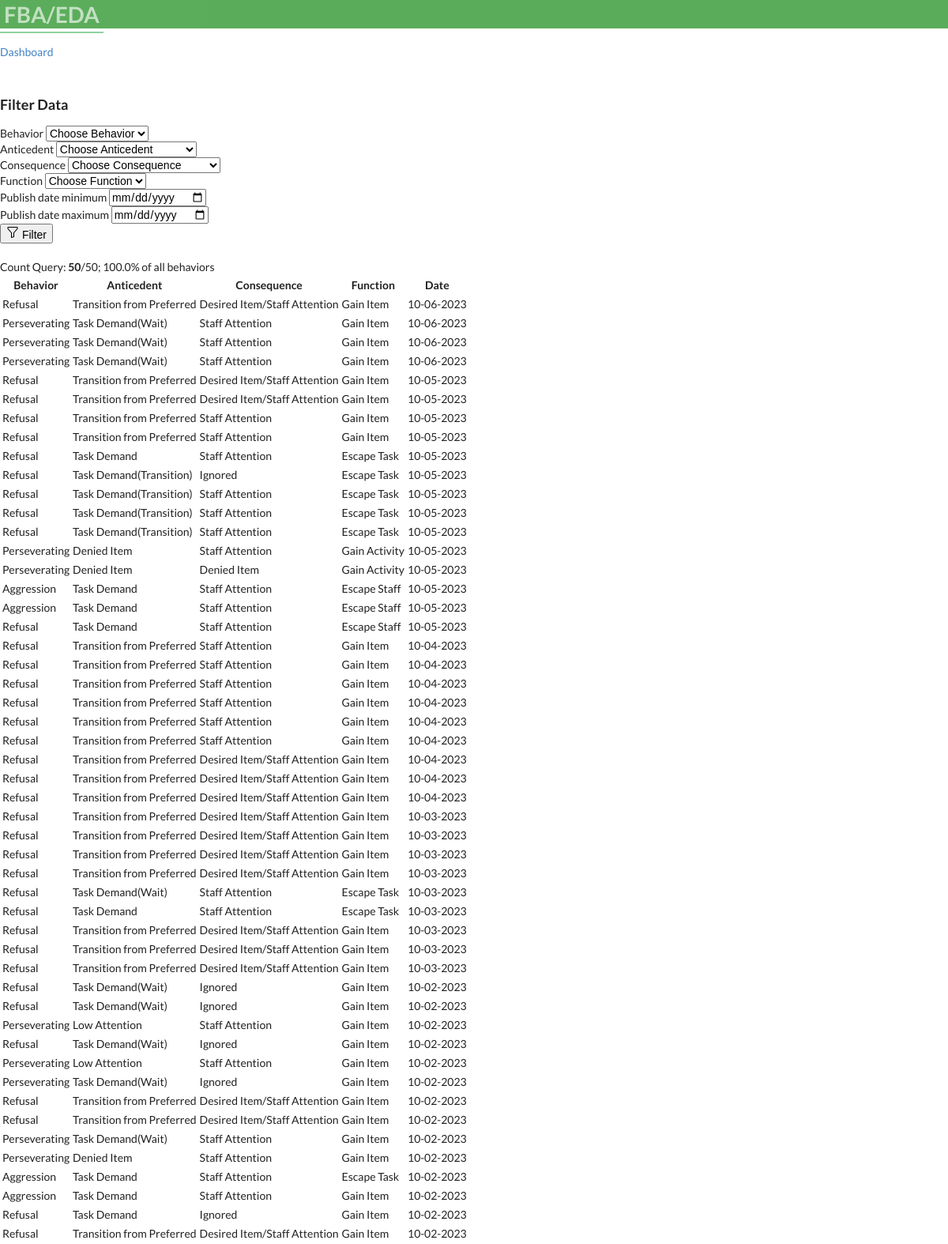
Page /filter_data/2/ on the earlier database version.
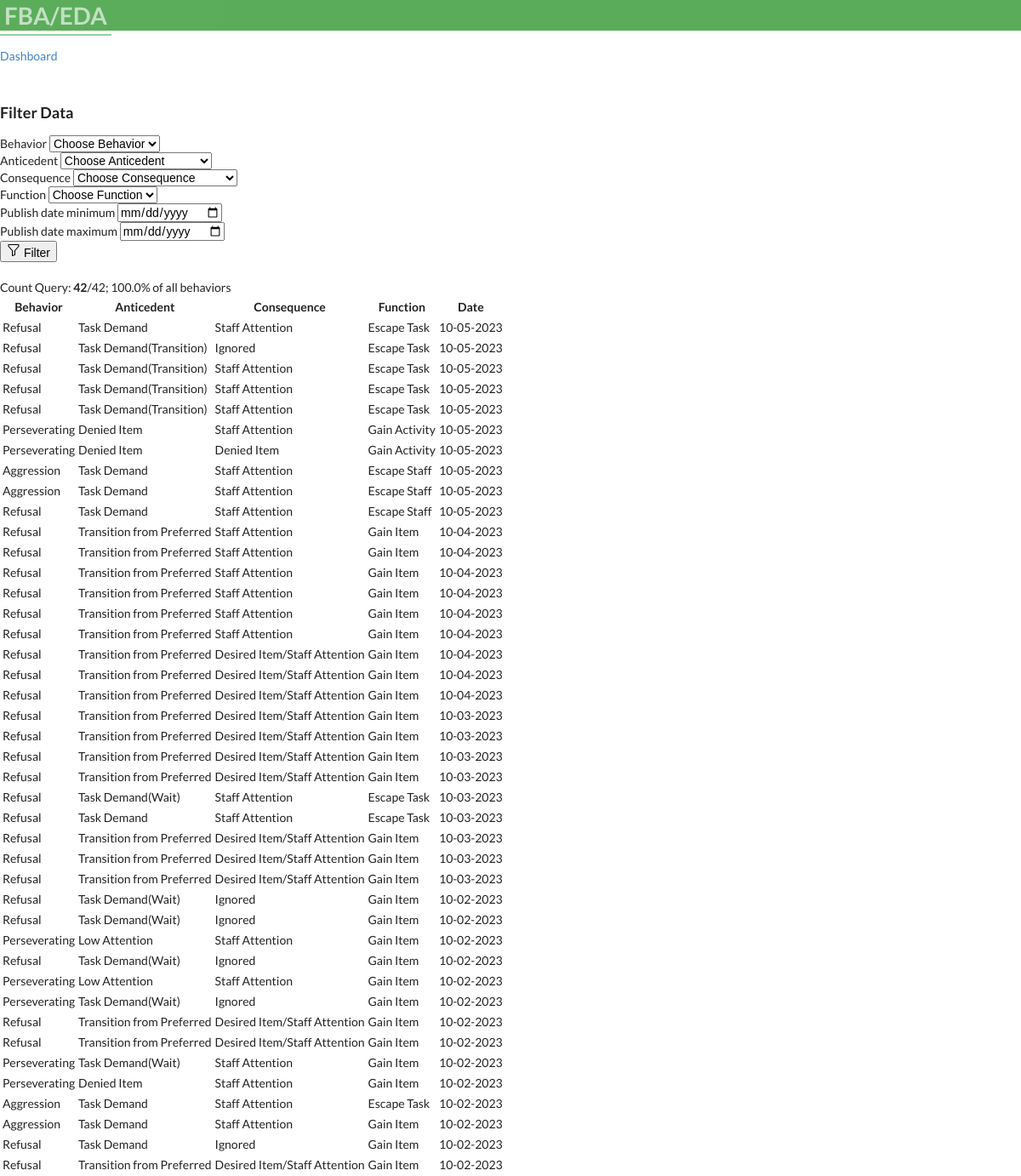
Same page on the later database version.
### bip/models.py (models this page shows, shortened)
class Case(models.Model):
        student= models.ForeignKey(Student,on_delete=models.CASCADE)
        behavior = models.ForeignKey(Behavior, on_delete=models.CASCADE)
        user = models.ForeignKey(User, on_delete=models.CASCADE, default=None)
        anticedent = models.ForeignKey(Anticedent,on_delete=models.CASCADE, verbose_name='Antecedent')
        function = models.ForeignKey(Function,on_delete=models.CASCADE)
        consequence = models.ForeignKey(Consequence,on_delete=models.CASCADE)
        enviroment = models.ForeignKey(Enviroment,on_delete=models.CASCADE, null=True, blank=True, verbose_name='Setting')
        date_created = models.DateField(null=True, blank=True, default=timezone.now)
        duration = models.PositiveIntegerField(null=True, blank=True, verbose_name='Duration')
        time = models.TimeField(null=True, blank=True)
        frequency = models.PositiveIntegerField(null=True, blank=True,  default=1, verbose_name='Frequency')
        class Meta:
            ordering = ['-date_created']

class Behavior(models.Model):
        behaviorincident = models.CharField(max_length=30,verbose_name= 'Behavior')
        behavior_definition = models.CharField(null=True, blank=True, max_length=1000,verbose_name= 'Behavior Definition')
        student= models.ForeignKey(Student,on_delete=models.CASCADE)
        user = models.ForeignKey(User, on_delete=models.CASCADE,  default=None)
        def __str__(self):
          return self.behaviorincident

class Anticedent(models.Model):
        anticedentincident = models.CharField(max_length=50,verbose_name= 'Anticedent', null=True, blank=True)
        student= models.ForeignKey(Student,on_delete=models.CASCADE)
        anticedent_definition = models.CharField(null=True, blank=True, max_length=1000)
        user = models.ForeignKey(User, on_delete=models.CASCADE,  default=None)
        def __str__(self):
          return self.anticedentincident

class Consequence(models.Model):
        behaviorconsequence = models.CharField(max_length=30, null=True, blank=True,verbose_name= 'Consequence')
        student= models.ForeignKey(Student,on_delete=models.CASCADE)
        user = models.ForeignKey(User, on_delete=models.CASCADE,  default=None)
        def __str__(self):
          return self.behaviorconsequence

class Function(models.Model):
        behaviorfunction = models.CharField(max_length=30, null=True, blank=True,verbose_name= 'Function')
        student= models.ForeignKey(Student,on_delete=models.CASCADE)
        user = models.ForeignKey(User, on_delete=models.CASCADE,  default=None)
        def __str__(self):
          return self.behaviorfunction

### bip/views.py (the view)
# urls.py: path('filter_data/<pk>/', views.filter_data, name='filter_data'),
def filter_data(request, pk):
    student = get_object_or_404(Student, pk=pk)
    student_cases = student.case_set.all()
    behavior_query = request.GET.get('behavior')
    anticedent_query = request.GET.get('anticedent')
    consequence_query = request.GET.get('consequence')
    function_query = request.GET.get('function')
    date_min = request.GET.get('date_min')
    date_max = request.GET.get('date_max')
    qs = student_cases
    if is_valid_queryparam(behavior_query) and behavior_query != 'Choose Behavior':
        qs = qs.filter(Q(behavior__behaviorincident=behavior_query))
    if is_valid_queryparam(anticedent_query) and anticedent_query != 'Choose Anticedent':
        qs = qs.filter(Q(anticedent__anticedentincident=anticedent_query))
    if is_valid_queryparam(consequence_query) and consequence_query != 'Choose Consequence':
        qs = qs.filter(Q(consequence__behaviorconsequence=consequence_query))
    if is_valid_queryparam(function_query) and function_query != 'Choose Function':
        qs = qs.filter(Q(function__behaviorfunction=function_query))
    if is_valid_queryparam(date_min):
        qs = qs.filter(Q(date_created__gte=date_min))
    if is_valid_queryparam(date_max):
        qs = qs.filter(Q(date_created__lt=date_max))
    qs_count = qs.count()
    total_beh = student_cases.count()
    beh_devide = (qs_count / total_beh) * 100 if total_beh else None
    context = {
        'queryset': qs,
        'student_cases': student_cases,
        'behaviorset': student.behavior_set.all(),
        'anticedentset': student.anticedent_set.all(),
        'functionset': student.function_set.all(),
        'consequenceset': student.consequence_set.all(),
        'case': Case.objects.all(),
        'qs_count': qs_count,
        'student': student,
        'values': request.GET,
        'total_beh': total_beh,
        'beh_devide': beh_devide
    }
    return render(request, 'bip/filter_data.html', context)

### bip/context_processors.py (called while the page is built)
def user_context(request):
    user = get_user(request)
    return {'user': user}

### bip/views.py (called while the page is built)
def is_valid_queryparam(param):
    return param != '' and param is not None

### bip/templates/bip/filter_data.html (shortened to what this page needs)
{% extends 'partials/base.html' %}
{% block content %}
<br>
<div class="container ">
<a class="btn btn-outline-info btn-sm btn-block" href="{% url 'bip:dashboard' student.id %}"
>Dashboard</a>
<div class="container text-center">
<br>
<h3>Filter Data</h3>
<form method="GET" action=".">
      <div class="form-row">
       <div class="form-group col-md-2">
            <label for="behavior">Behavior</label>
            <select id="behavior" class="form-control" name="behavior">
              <option selected>Choose Behavior</option>
            </select>
          </div>
          <div class="form-group col-md-2">
            <label for="anticedent">Anticedent</label>
            <select id="anticedent" class="form-control" name="anticedent">
              <option selected>Choose Anticedent</option>
            </select>
          </div>
          <div class="form-group col-md-2">
            <label for="function">Consequence</label>
            <select id="function" class="form-control" name="consequence">
              <option selected>Choose Consequence</option>
            </select>
          </div>
          <div class="form-group col-md-2">
            <label for="function">Function</label>
            <select id="function" class="form-control" name="function">
              <option selected>Choose Function</option>
            </select>
          </div>
        </div>
        <div class="form-row">
        <div class="form-group col-md-2 col-lg-2">
          <label for="publishDateMin">Publish date minimum</label>
          <input type="date" class="form-control" id="pdate_cteatedublishDateMin" name="date_min">
        </div>
        <div class="form-group col-md-2 col-lg-2">
          <label for="publishDateMax">Publish date maximum</label>
          <input type="date" class="form-control" id="publishDateMax" name="date_max">
        </div>
      </div>
      <button type="submit" class="btn btn-primary"> Filter </button>
    </form>
  </div>
    </div>
      <br>
      <div class= 'container'>
      <div>   <p><h31>Count Query: <b>{{qs_count}}</b>/{{total_beh}};
         {{beh_devide|floatformat:1}}% of all behaviors </h3></p></div>
      <div class="row">
        <div class="col-md">
          <div class="card card-body">
            <table class="table table-sm">
              <tr>
                <th>Behavior</th>
                <th>Anticedent</th>
                <th>Consequence</th>
                <th>Function</th>
                <th>Date</th>
              </tr>
              {% for atrributes in queryset %}
                    <tr>
                <td>{{ atrributes.behavior }}</td>
              <td> {{ atrributes.anticedent }}</td>
                <td>{{atrributes.consequence}}</td>
                <td>{{atrributes.function}}</td>
                <td>{{atrributes.date_created|date:'m-d-Y'}}</td>
               {% endfor%}
              </tr>
            </table>
          </div>
        </div>
      </div>
    </div>
{%endblock%}

### bip/templates/partials/base.html (shortened to what this page needs)
{% load static %}
<!DOCTYPE html>
<html lang="en">
  <head>
    <link
      rel="stylesheet"
      href="https://cdn.jsdelivr.net/npm/bootstrap@4.6.1/dist/css/bootstrap.min.css"integrity="sha384-zCbKRCUGaJDkqS1kPbPd7TveP5iyJE0EjAuZQTgFLD2ylzuqKfdKlfG/eSrtxUkn"crossorigin="anonymous"
    />
    <link rel="stylesheet" type='text/css' href="https://cdnjs.cloudflare.com/ajax/libs/semantic-ui/2.2.14/semantic.min.css">
    <link rel="stylesheet" type="text/css" href="{% static 'css/style.css' %} ">
  </head>
  <body>
    {% load crispy_forms_tags %}
    {% include 'partials/nav.html'%} {% block content %} {% endblock %}
  </body>
</html>

### bip/templates/partials/nav.html (shortened to what this page needs)
  <nav class="navbar navbar-dark ">
          <div class="navbar navbar-expand-lg">
                    {% if user.is_authenticated  %}
                    <div class="navbar-new">
                    <h1 class="logo"> <a class="colorwhite" href="">FBA/EDA ({{ user.username }})</a></h1>
          </div>
              <a class='colorwhite' class="nav-item nav-link" href="{% url 'bip:logout' %}"  >Log out</a>
          </div>
          <div class="navbar-nav ml-auto">
              <a class="nav-item nav-link" href="{% url 'bip:create_student' %}">Add Case</a>
              <a class="nav-item nav-link" href="{% url 'bip:for_user' username=user.username %}">Case List</a>
          </div>
        {% else %}
        <div class="navbar navbar-expand-lg">
          <div class="navbar-new">
          <h1 class="logo"> <a class="colorwhite" href="">FBA/EDA</a></h1>
</div>
</div>
        {% endif %}
</nav>

### staticfiles/static_cdn/static_root/css/style.css (style rules this page uses)
body { background: white; }
.navbar { opacity: 0.8; transition: 0.5s; background-color: #393; color: white; opacity: 0.8; transition: 0.5s; }
.navbar .colorwhite { color: white; ; text-decoration: none; padding: 5px; }

Differences in the rows shown:
removed Case: behavior "Refusal", anticedent "Transition from Preferred", consequence "Desired Item/Staff Attention", function "Gain Item", date_created "10-06-2023"
removed Case: behavior "Perseverating", anticedent "Task Demand(Wait)", consequence "Staff Attention", function "Gain Item", date_created "10-06-2023"
removed Case: behavior "Perseverating", anticedent "Task Demand(Wait)", consequence "Staff Attention", function "Gain Item", date_created "10-06-2023"
removed Case: behavior "Perseverating", anticedent "Task Demand(Wait)", consequence "Staff Attention", function "Gain Item", date_created "10-06-2023"
removed Case: behavior "Refusal", anticedent "Transition from Preferred", consequence "Desired Item/Staff Attention", function "Gain Item", date_created "10-05-2023"
removed Case: behavior "Refusal", anticedent "Transition from Preferred", consequence "Desired Item/Staff Attention", function "Gain Item", date_created "10-05-2023"
removed Case: behavior "Refusal", anticedent "Transition from Preferred", consequence "Staff Attention", function "Gain Item", date_created "10-05-2023"
removed Case: behavior "Refusal", anticedent "Transition from Preferred", consequence "Staff Attention", function "Gain Item", date_created "10-05-2023"
Other differences:
{{ qs_count }}: "50" → "42"
{{ total_beh }}: "50" → "42"
